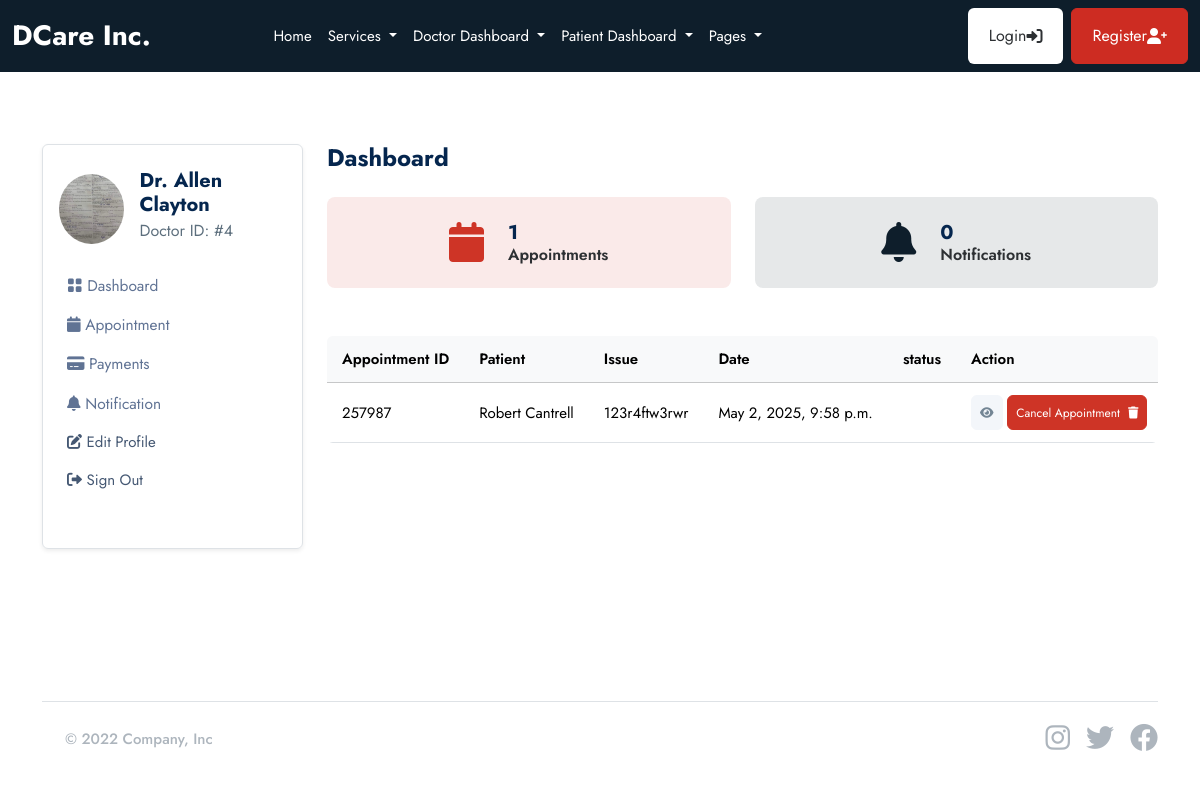
Page /doctor/ (signed in) on the earlier database version.
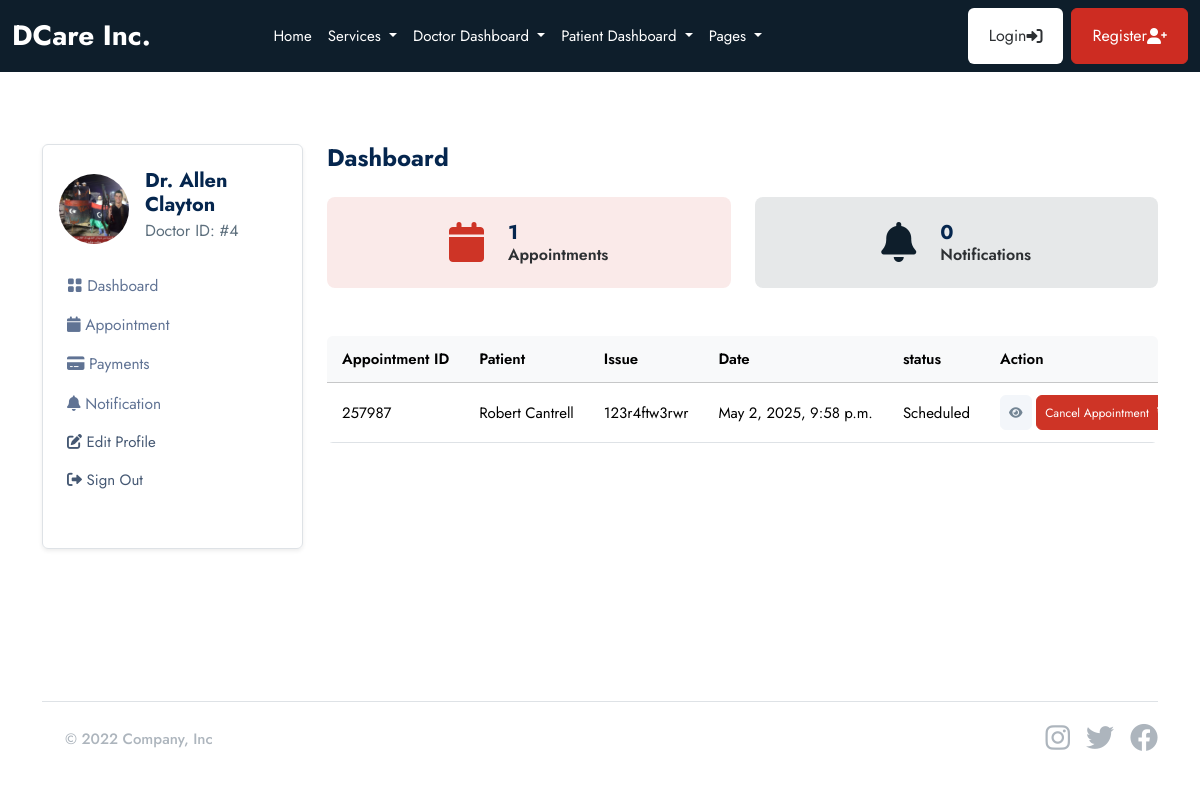
Same page on the later database version.
### userauths/models.py (models this page shows, shortened)
class User(AbstractUser):
    email = models.EmailField(_('email address'), unique=True)
    username = models.CharField(max_length=100, null=True, blank=True)
    user_type = models.CharField(max_length=50, choices=USER_TYPE, null=True, blank=True, default=None)
    is_active = models.BooleanField(default=True)
    is_staff = models.BooleanField(default=False)
    USERNAME_FIELD = 'email'
    REQUIRED_FIELDS = ['username']

### doctor/models.py (models this page shows, shortened)
class Doctor(models.Model):
    user = models.OneToOneField(userauths_models.User, on_delete=models.CASCADE)
    full_name = models.CharField(max_length=100, null=True, blank=True)
    image = models.FileField(upload_to="images", null=True, blank=True)
    mobile = models.CharField(max_length=100, null=True, blank=True)
    country = models.CharField(max_length=100, null=True, blank=True)
    bio = models.CharField(max_length=100, null=True, blank=True)
    specialization = models.CharField(max_length=100, null=True, blank=True)
    qualifications = models.CharField(max_length=100, null=True, blank=True)
    years_of_experience = models.CharField(max_length=100, null=True, blank=True)
    next_available_appointment_date = models.DateTimeField(default=timezone.now, null=True, blank=True)

### base/models.py (models this page shows, shortened)
class Appointment(models.Model):
    STATUS = [
        ('Scheduled', 'Scheduled'),
        ('Completed', 'Completed'),
        ('Pending', 'Pending'),
        ('Cancelled', 'Cancelled')
    ]
    service = models.ForeignKey(Service, on_delete=models.SET_NULL, null=True, blank=True, related_name='service_appointments')
    doctor = models.ForeignKey(doctor_models.Doctor, on_delete=models.SET_NULL, null=True, blank=True, related_name='doctor_appointments')
    patient = models.ForeignKey(patient_models.Patient, on_delete=models.SET_NULL, null=True, blank=True, related_name='appointments_patient')
    appointment_date = models.DateTimeField(null=True, blank=True)
    issues = models.TextField(blank=True, null=True)
    symptoms = models.TextField(blank=True, null=True)
    appointment_id = ShortUUIDField(length=6, max_length=10, alphabet="1234567890")
    status = models.CharField(max_length=120, choices=STATUS)

### patient/models.py (models this page shows, shortened)
class Patient(models.Model):
    user = models.OneToOneField(userauths_models.User, on_delete=models.CASCADE)
    image = models.FileField(upload_to="images", null=True, blank=True)
    full_name = models.CharField(max_length=100, null=True, blank=True)
    email = models.CharField(max_length=100, null=True, blank=True)
    mobile = models.CharField(max_length=100, null=True, blank=True)
    address = models.CharField(max_length=100, null=True, blank=True)
    gender = models.CharField(max_length=100, null=True, blank=True)
    date_of_birth = models.DateField(default=timezone.now, null=True, blank=True)
    blood_group = models.CharField(max_length=100, null=True, blank=True)

### doctor/views.py (the view)
# urls.py: path("", views.dashboard, name="dashboard"),
@login_required
def dashboard(request):
    doctor = doctor_models.Doctor.objects.get(user=request.user)
    appointments = base_models.Appointment.objects.filter(doctor=doctor)
    notifications = doctor_models.Notification.objects.filter(doctor=doctor)
    context = {
        "appointments": appointments,
        "notifications": notifications,
    }
    return render(request, "doctor/dashboard.html", context)

### templates/doctor/dashboard.html
{% extends 'partials/base.html' %} {% block content %}
<section class="pt-5 pb-5">
  <div class="container">
    <div class="row mt-0 mt-md-4">
      {% include 'doctor/sidebar.html' %}
      <div class="col-lg-9 col-md-8 col-12">
        <div class="row mb-4">
          <h4 class="mb-0 mb-4 fw-bold">Dashboard</h4>
          <div class="col-sm-6 col-lg-6 mb-3 mb-lg-0">
            <div
              class="d-flex justify-content-center align-items-center p-4 bg-danger bg-opacity-10 rounded-3"
            >
              <span class="display-6 lh-1 text-purple mb-0">
                <i class="fas fa-calendar text-danger"></i>
              </span>
              <div class="ms-4">
                <div class="d-flex">
                  <h5 class="mb-0 fw-bold">{{appointments.count}}</h5>
                </div>
                <p class="mb-0 h6 fw-semibold">Appointments</p>
              </div>
            </div>
          </div>
          <div class="col-sm-6 col-lg-6 mb-3 mb-lg-0">
            <div
              class="d-flex justify-content-center align-items-center p-4 bg-dark bg-opacity-10 rounded-3"
            >
              <span class="display-6 lh-1 text-dark mb-0">
                <i class="fas fa-bell"></i>
              </span>
              <div class="ms-4">
                <div class="d-flex">
                  <h5 class="mb-0 fw-bold">{{notifications.count}}</h5>
                </div>
                <p class="mb-0 h6 fw-semibold">Notifications</p>
              </div>
            </div>
          </div>
        </div>
        <div class="card mb-4 mt-5">
          <div class="table-responsive overflow-y-hidden">
            <table
              class="table mb-0 text-nowrap table-hover table-centered text-nowrap"
            >
              <thead class="table-light">
                <tr>
                  <th>Appointment ID</th>
                  <th>Patient</th>
                  <th>Issue</th>
                  <th>Date</th>
                  <th>status</th>
                  <th>Action</th>
                </tr>
              </thead>
              <tbody>
                {% for a in appointments %}
                <tr>
                  <td>{{a.appointment_id}}</td>
                  <td>{{a.patient.full_name}}</td>
                  <td>{{a.issues}}</td>
                  <td>{{a.appointment_date}}</td>
                  <td>{{a.status}}</td>
                  <td>
                    <a href="" class="btn btn-secondary btn-sm">
                      <i class="fas fa-eye"></i
                    ></a>
                    <a href="" class="btn btn-danger btn-sm"
                      >Cancel Appointment <i class="fas fa-trash ms-2"></i
                    ></a>
                  </td>
                </tr>
                {% endfor %}
              </tbody>
            </table>
          </div>
        </div>
      </div>
    </div>
  </div>
</section>
{% endblock content %}

### templates/doctor/sidebar.html (shortened to what this page needs)
<div class="col-lg-3 col-md-4 col-12">
  <nav
    class="navbar navbar-expand-md shadow-sm mb-4 mb-lg-0 sidenav border rounded"
  >
    <div class="collapse navbar-collapse p-3" id="sidenav">
      <div class="navbar-nav flex-column">
        <div class="d-flex align-items-center mb-3">
          {% if request.user.doctor.image %}
          <img
            src="{{request.user.doctor.image.url}}"
            alt="avatar"
            class="rounded-circle avatar-xl"
            style="width: 70px; height: 70px; object-fit: cover"
          />
          {% endif %}
          <div class="ms-3">
            <h5 class="mb-0 fw-bold">Dr. {{request.user.doctor.full_name}}</h5>
            <p class="mb-1 fs-6">Doctor ID: #{{request.user.doctor.id}}</p>
          </div>
        </div>
        <ul class="list-unstyled ms-n2 mb-4">
          <li class="nav-item">
            <a
              class="dropdown-item nav-link"
              href="{% url 'doctor:dashboard' %}"
              ><i class="bi bi-grid-fill"></i> Dashboard</a
            >
          </li>
          <li class="nav-item">
            <a
              class="dropdown-item nav-link"
              href="{% url 'doctor:appointments' %}"
              ><i class="fas fa-calendar"></i> Appointment</a
            >
          </li>
          <li class="nav-item">
            <a class="dropdown-item nav-link" href="{% url 'doctor:payments' %}"
              ><i class="fas fa-credit-card"></i> Payments</a
            >
          </li>
          <li class="nav-item">
            <a
              class="dropdown-item nav-link"
              href="{% url 'doctor:notifications' %}"
              ><i class="fas fa-bell"></i> Notification</a
            >
          </li>
          <li class="nav-item">
            <a class="nav-link" href="{% url 'doctor:profile' %}">
              <i class="fas fa-edit"></i> Edit Profile
            </a>
          </li>
          <li class="nav-item">
            <a class="nav-link" href="{% url 'userauths:sign-out' %}">
              <i class="fas fa-sign-out-alt"></i> Sign Out
            </a>
          </li>
        </ul>
      </div>
    </div>
  </nav>
</div>

Differences in the rows shown:
changed User "Allen Clayton": user.doctor.image: a different picture
changed Appointment "123r4ftw3rwr": status (not shown) → "Scheduled"
